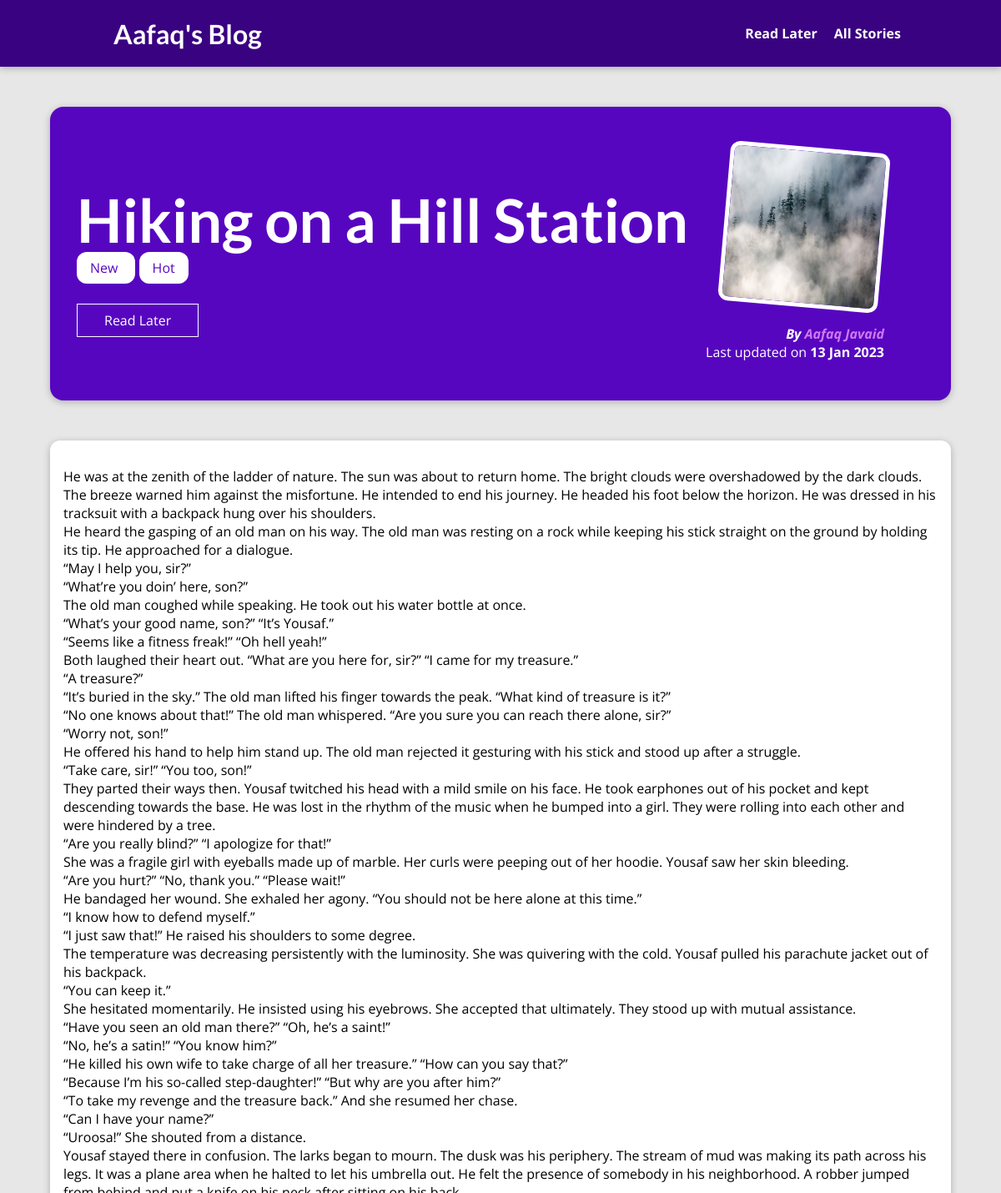
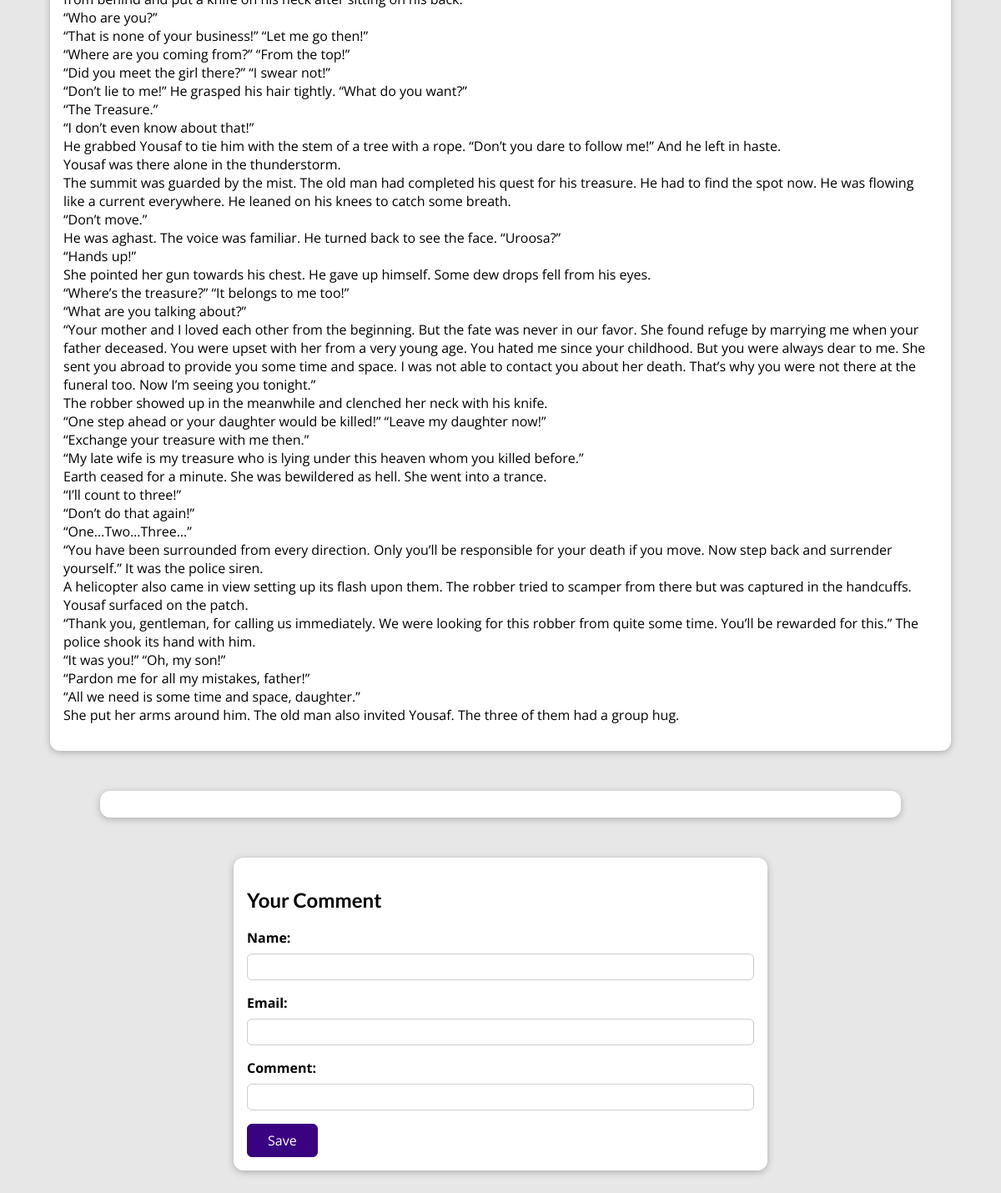
/posts/hiking-on-a-hill-station, run on the app's committed database (2 pictures, top to bottom).
### blog/models.py (models this page shows, shortened)
class Post(models.Model):
    title = models.CharField(max_length=100)
    excerpt = models.CharField(max_length=300)
    date = models.DateField(auto_now=True)
    image = models.ImageField(upload_to="images", null=True)
    content = models.TextField(validators=[MinLengthValidator(10)])
    slug = models.SlugField(unique=True, db_index=True)
    author = models.ForeignKey(Author, null=True, on_delete=models.SET_NULL, related_name="posts")
    tag = models.ManyToManyField(Tag, related_name="posts")

class Tag(models.Model):
    caption = models.CharField(max_length=15)

class Author(models.Model):
    first_name = models.CharField(max_length=100)
    last_name = models.CharField(max_length=100)
    email = models.EmailField()
    def __str__(self):
        return self.first_name + " " + self.last_name

### blog/views.py (the view, shortened to what this page needs)
# urls.py: path("posts/<slug:slug>", views.PostDetailView.as_view(), name="post-detail-page"),
class PostDetailView(View):
    def is_stored_post(self, request, post_id):
        stored_posts = request.session.get("stored_posts")
        if stored_posts is not None:
            is_saved_for_later = post_id in stored_posts
        else:
            is_saved_for_later = False
        return is_saved_for_later
    def get(self, request, slug):
        post = Post.objects.get(slug=slug)
        context = {
            "post": post,
            "post_tags": post.tag.all(),
            "comment_form": CommentForm(),
            "comments": post.comments.all().order_by("-id"),
            "saved_for_later": self.is_stored_post(request, post.id)
        }
        return render(request, "blog/post-detail.html", context)

### blog/forms.py
class CommentForm(forms.ModelForm):
    class Meta:
        model = Comment
        exclude = ["post"]
        labels = {
            "username": "Name",
            "email": "Email",
            "text": "Comment"
        }

### blog/templates/blog/post-detail.html (shortened to what this page needs)
{% extends "base.html" %}
{% load static %}
{% block css_files %}
<link rel="stylesheet" href="{% static "blog/post-detail.css" %}">
{% endblock %}
{% block content %}
<section id="summary">
    <h2>{{post.title}}</h2>
    <div>
        {% for tag in post_tags %}
            <span class="tag" > {{ tag.caption }} </span>
        {% endfor %}
    </div>
    <div id="read-later">
        <form action="{% url 'read-later-page' %}" method="POST">
            <button>
                {% if saved_for_later %}
                    Remove from Read Later
                {% else %}
                    Read Later
                {% endif %}
            </button>
        </form>
    </div>
    <article>
        <img src="{{ post.image.url }}" alt="{{ post.title }}">
        <address>By <a href="mailto:{{ post.author.email }}"> {{post.author}} </a> </address>
        <div>
            Last updated on <time>{{post.date|date:"d M Y"}}</time>
        </div>
    </article>
</section>
<main>
    {{post.content|linebreaks}}
</main>
<section id="comments">
</section>
<section id="comment-form">
    <h2>Your Comment</h2>
    <div>
        <form action="{% url 'post-detail-page' post.slug %}" method="POST" >
            {% for form_field in comment_form  %}
            <div class="form-control {% if form_field.errors %}invalid{% endif %}">
                {{ form_field.label_tag }}
                {{ form_field }}
            </div>
            {% endfor %}
            <button>Save</button>
        </form>
    </div>
</section>
{% endblock %}

### static/app.css (style rules this page uses)
* { box-sizing: border-box; }
html { font-family: 'Open Sans', 'Lato', sans-serif; }
body { margin: 0; }
h1, h2, h3 { font-family: 'Lato', sans-serif; font-weight: bold; }

### blog/static/blog/post-detail.css (style rules this page uses)
body { background-color: #e7e7e7; }
#summary { margin: 8rem auto 3rem auto; padding: 2rem; width: 90%; max-width: 90rem; border-radius: 16px; background-color: #5706c0; position: relative; box-shadow: 0 2px 8px rgba(0, 0, 0, 0.25); height: 22rem; }
#summary h2 { color: white; font-size: 4.5rem; margin-bottom: 0.25rem }
#summary article { position: absolute; top: 2rem; right: 3rem; padding: 1rem 2rem; border-radius: 12px; text-align: right; color: white; }
#summary article img { width: 12rem; height: 12rem; border-radius: 12px; transform: rotateZ(5deg); border: 5px solid white; margin-bottom: 1rem; }
#summary address { font-weight: bold; }
#summary a { color: #cf79f1; text-decoration: none; }
#summary time { font-weight: bold; }
#read-later { margin: 2rem 0rem; }
#read-later button { background-color: transparent; border: 1px solid white; padding: 0.5rem 2rem; font: inherit; color: white; cursor: pointer; }
main { width: 90%; max-width: 90rem; margin: 3rem auto; background-color: white; padding: 1rem; border-radius: 12px; box-shadow: 0 2px 8px rgba(0, 0, 0, 0.25); }
.tag { background-color: white; color: #5706c0; padding: 0.5rem 1rem; border-radius: 12px; margin-right: 5px; }
#comment-form { margin: 3rem auto; width: 90%; max-width: 40rem; border-radius: 12px; background-color: white; box-shadow: 0 2px 8px rgba(0, 0, 0, 0.25); padding: 1rem; }
#comment-form button { font: inherit; background-color: #390281; color: white; border: 1px solid #390281; padding: 0.5rem 1.5rem; border-radius: 6px; cursor: pointer; }
.form-control { margin-bottom: 1rem; }
.form-control label { margin-bottom: 0.5rem; font-weight: bold; display: block; }
.form-control input, .form-control textarea { display: block; width: 100%; font: inherit; padding: 0.25rem; border-radius: 6px; border: 1px solid #ccc; }
#comments { margin: 3rem auto; width: 90%; max-width: 60rem; border-radius: 12px; background-color: white; box-shadow: 0 2px 8px rgba(0, 0, 0, 0.25); padding: 1rem 2rem; }

### data on the page
Post: title "Hiking on a Hill Station", image (picture), author "Aafaq Javaid", date "13 Jan 2023", content "He was at the zenith of the ladder of nature. The sun was about to return home. The bright clouds were overshadowed by the dark clouds. The breeze warned him against the misfortune. He intended to end his journey. He headed his foot below the horizon. He was dressed in his tracksuit with a backpack hung over his shoulders. He heard the gasping of an old man on his way. The old man was resting on a rock while keeping his stick straight on the ground by holding its tip. He approached for a dialogue. “May I help you, sir?” “What’re you doin’ here, son?” The old man coughed while speaking. He took out his water bottle at once. “What’s your good name, son?” “It’s Yousaf.” “Seems like a fitness…"
Tag: caption "New"
Tag: caption "Hot"
